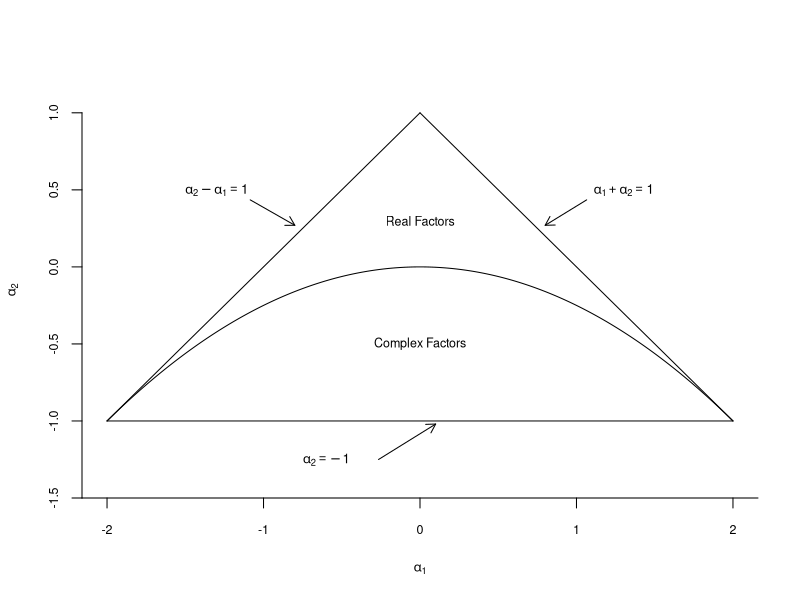
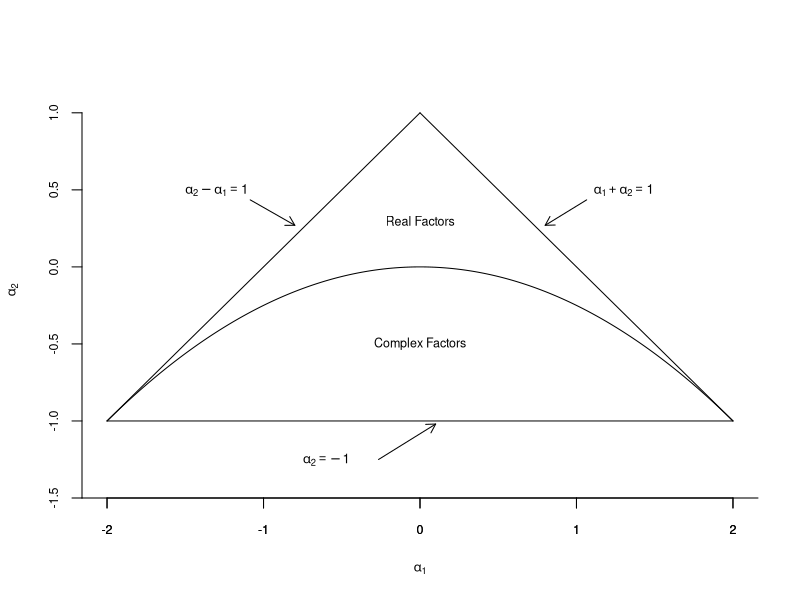

Write R code to recreate these figures, in order.
#####################################
### This file generates Figure 14.6
### AR(2) Triangle
####################################


a1 <- seq(-2, 2, by=0.01) 
a2 <- -a1^2/4

pdf("HANSEN14-6.pdf",family="Helvetica",colormodel='cmyk',width=4.5,height=4.5)
plot(a1,a2,lty=1,type="l",xlab=expression(alpha[1]),ylab=expression(alpha[2]),ylim=c(-1.4,1.1),cex.lab=.8,cex.axis=.75,bty="n",xaxt="n")
segments(-2,-1,2,-1)
segments(-2,-1,0,1)
segments(0,1,2,-1)
text(0,-.5,"Complex Factors",cex=.75)
text(0,.3,"Real Factors",cex=.75)
text(-1.3,.5,expression(alpha[2]-alpha[1]==1),cex=.8)
text(1.3,.5,expression(alpha[1]+alpha[2]==1),cex=.8)
text(-.6,-1.25,expression(alpha[2]==-1),cex=.8)
arrows(-1.085,.435,-.8,.27,code=2,length=0.1)
arrows(1.065,.435,.8,.27,code=2,length=0.1)
arrows(-.265,-1.25,0.1,-1.02,code=2,length=0.1)
axis(side=1,seq(-3,3,1),cex.axis=.75)
dev.off()

postscript("HANSEN14-6.eps",paper="special",width=4.5,height=4.5,horizontal=FALSE,onefile=FALSE,family="Helvetica",colormodel='cmyk')
plot(a1,a2,lty=1,type="l",xlab=expression(alpha[1]),ylab=expression(alpha[2]),ylim=c(-1.4,1.1),cex.lab=.8,cex.axis=.75,bty="n")
segments(-2,-1,2,-1)
segments(-2,-1,0,1)
segments(0,1,2,-1)
text(0,-.5,"Complex Factors",cex=.75)
text(0,.3,"Real Factors",cex=.75)
text(-1.3,.5,expression(alpha[2]-alpha[1]==1),cex=.8)
text(1.3,.5,expression(alpha[1]+alpha[2]==1),cex=.8)
text(-.6,-1.25,expression(alpha[2]==-1),cex=.8)
arrows(-1.085,.435,-.8,.27,code=2,length=0.1)
arrows(1.065,.435,.8,.27,code=2,length=0.1)
arrows(-.265,-1.25,0.1,-1.02,code=2,length=0.1)
axis(side=1,seq(-3,3,1),cex.axis=.75)
dev.off()